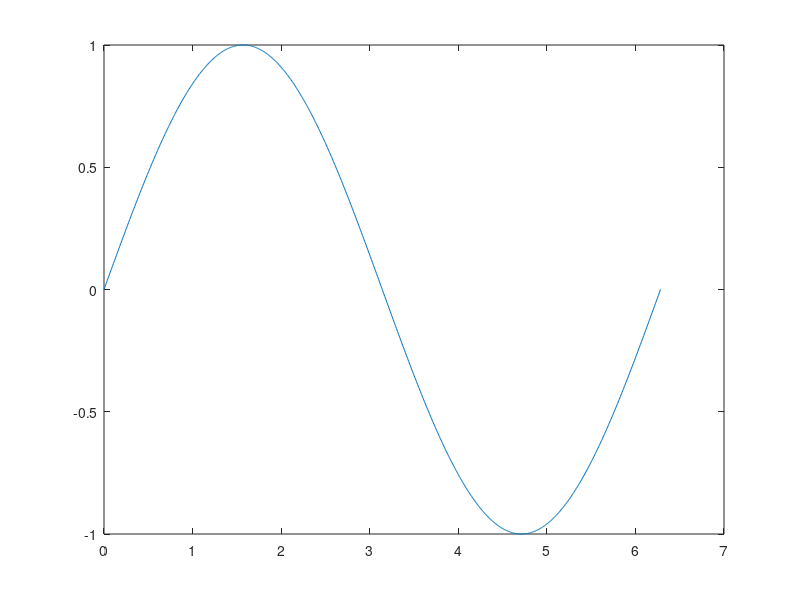

This figure's MATLAB source:
clc;
clear;

% 1 hidden layers, 1 output layer, 1 input layer
N = 1000;% number of training eg.
M = 1;    % num. of input features
K1 = 3;   % num of neurons in 1st H layer
K2 = 3;   % num of neurons in 2nd H layer
P = 1;    % num of neurons in output layer

X = [linspace(0,2*pi,N)',ones(N,1)];%[N,M+1]
Y = sin(linspace(0,2*pi,N)');
plot(linspace(0,2*pi,N)',Y);
% X dim -> [N,M+1]
% generating unif. rand num in the interval [a,b]
a = 0.1;b = 0;
W1 = a + (b-a).*rand(M+1,K1) %[M+1,K1] plus 1 for adding bias
W2 = a + (b-a).*rand(K1+1,K2)%[K1+1,K2] plus 1 for adding bias
W3 = a + (b-a).*rand(K2+1,P) %[K2+1,P]

delta1 = zeros(M+1,K1);
delta2 = zeros(K1+1,K2);
delta3 = zeros(K2+1,P);

num_iter = 5000;
lr = 0.1;
beta = 0;

avg_loss = 0;
for i=1:num_iter
    %forward pass
    o1 = [tanh(X*W1),ones(N,1)];
    o2 = [tanh(o1*W2),ones(N,1)];
    y_hat = tanh(o2*W3);
    
    dL_by_dY_hat = Y-y_hat; % for mse loss
    
    %
    der_act_1 = (1-tanh(o2*W3).*tanh(o2*W3));
    dL_by_dW3 = o2'*(dL_by_dY_hat.*der_act_1);
    
    %
    der_act_2 = [(1-tanh(o1*W2).*tanh(o1*W2)),zeros(N,1)];
    dL_by_dW2 = o1'*(((dL_by_dY_hat.*der_act_1)*W3').*der_act_2);
    dL_by_dW2 = dL_by_dW2(1:K1+1,1:K2);
    
    %
    der_act_3 = [(1-tanh(X*W1).*tanh(X*W1)),zeros(N,1)];
    temp =((dL_by_dY_hat.*der_act_1)*W3').*der_act_2;
    dL_by_dW1 = X'*(((temp(:,1:K2)*W2')).*der_act_3);
    dL_by_dW1 = dL_by_dW1(1:M+1,1:K1);
    
    %weight update with momentum
%     delta1 = lr*dL_by_dW1 + beta*delta1;
%     delta2 = lr*dL_by_dW2 + beta*delta2;
%     delta3 = lr*dL_by_dW3 + beta*delta3;
    
    W3 = W3 + lr*dL_by_dW3;%delta3;
    W2 = W2 + lr*dL_by_dW2; %delta2;
    W1 = W1 + lr*dL_by_dW1;%delta1;
    
end